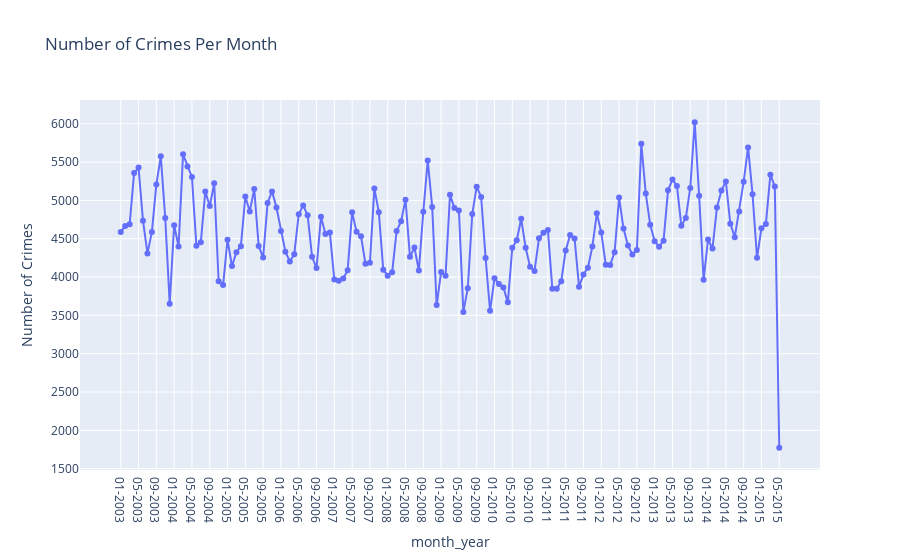

Notebook code for this chart:
### Markdown cell above
Since the "day Vs the number of crimes" plot  is crowded we will look at the number  of crime per month

### Code cell
# Count number of crimes per month
crime_counts_m = df.groupby('month_year').size().reset_index(name='crime_count_month')
crime_counts_m['month_year'] = pd.to_datetime(crime_counts_m['month_year'], format='%m-%Y')
crime_counts_m = crime_counts_m.sort_values('month_year')
crime_counts_m['month_year'] = crime_counts_m['month_year'].dt.strftime('%m-%Y')

# Create interactive bar chart
fig_4 = px.line(crime_counts_m, x='month_year', y='crime_count_month',   
             title='Number of Crimes Per Month', 
             labels={'date': 'Date', 'crime_count_month': 'Number of Crimes'},
             markers=True )

# Show plot
fig_4.show()

### Figure 1 — Plotly figure (JSON) as saved in the notebook; plotly's stock layout.template omitted (floating-point values rounded to 4 significant figures; data arrays with more than 128 entries replaced by an {"elided": "..."} marker saying what was removed)
{"data": [{"hovertemplate": "month_year=%{x}<br>Number of Crimes=%{y}<extra></extra>", "legendgroup": "", "line": {"color": "#636efa", "dash": "solid"}, "marker": {"symbol": "circle"}, "mode": "lines+markers", "name": "", "orientation": "v", "showlegend": false, "type": "scatter", "x": {"elided": "149 str values"}, "xaxis": "x", "y": {"elided": "149 int values"}, "yaxis": "y"}], "layout": {"legend": {"tracegroupgap": 0}, "title": {"text": "Number of Crimes Per Month"}, "xaxis": {"anchor": "y", "domain": [0, 1], "title": {"text": "month_year"}}, "yaxis": {"anchor": "x", "domain": [0, 1], "title": {"text": "Number of Crimes"}}}}
